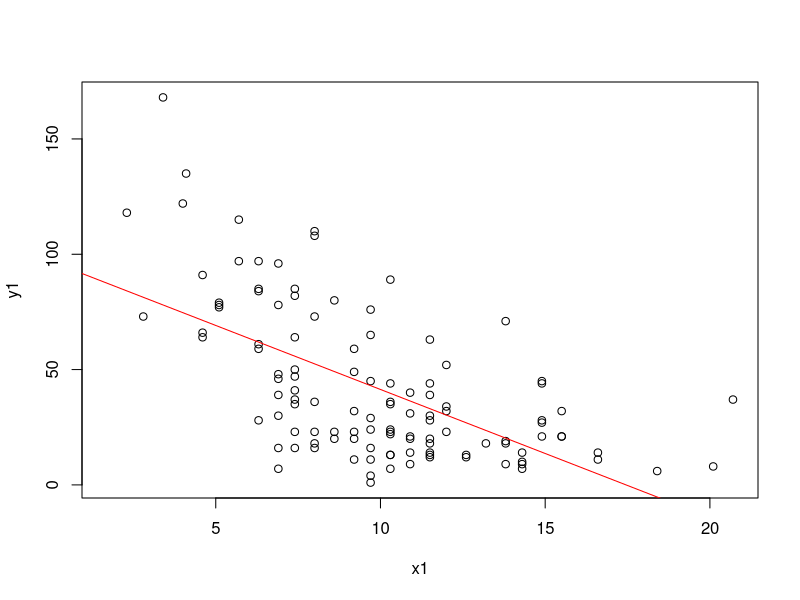

The R script that drew this image:
## ---- chunk 1
knitr::opts_chunk$set(echo = TRUE)
## ---- chunk 2
x1 <- airquality$Wind
y1 <- airquality$Ozone
linreg <- lm(formula = y1 ~ x1)
linreg
## ---- chunk 3
plot(x = x1, y = y1)
abline(linreg, col="red")
